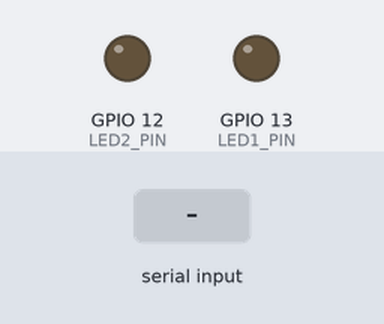
A program run on a simulated ESP32. On the bench: output pins drawn as LEDs (lit = HIGH). The test bench sets the inputs (shaded band). What the program prints to the serial monitor is not drawn.

Above: at 1.2 s.
1.3 s: "1\n" received over Serial
At 2.2 s:
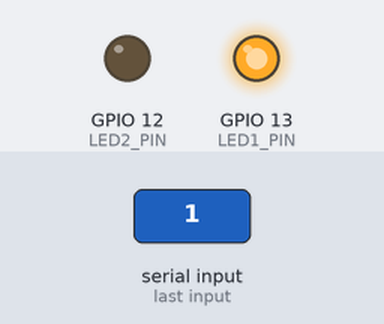
2.8 s: "2\n" received over Serial
At 3.3 s:
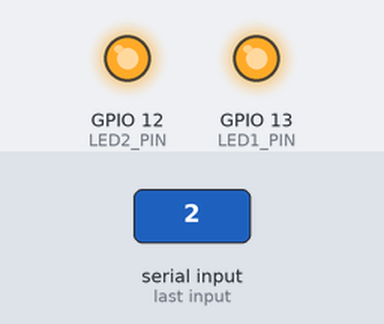
4.3 s: "1\n" received over Serial
At 5.6 s:
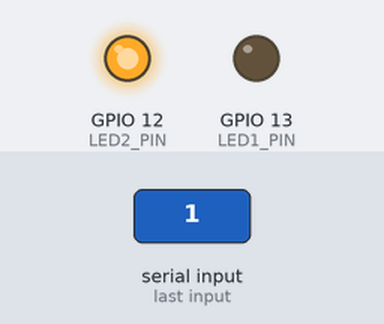
Timing chart, 0 to 7.3 s (numbered marks = the images above; inputs shaded):
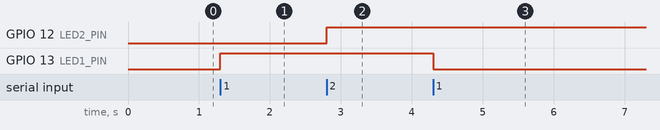

The program:

main.cpp
```cpp
#include <Arduino.h>

// 定义LED引脚
#define LED1_PIN 13  // GPIO13
#define LED2_PIN 12  // GPIO12

// LED状态变量
bool led1State = false;
bool led2State = false;

void setup() {
  // 初始化串口通信，波特率9600
  Serial.begin(9600);

  // 设置LED引脚为输出模式
  pinMode(LED1_PIN, OUTPUT);
  pinMode(LED2_PIN, OUTPUT);

  // 初始状态关闭LED
  digitalWrite(LED1_PIN, led1State);
  digitalWrite(LED2_PIN, led2State);

  // 发送欢迎信息
  Serial.println(" 可用指令:");
  Serial.println("1  - 切换LED1状态");
  Serial.println("2  - 切换LED2状态");
  Serial.println(" 输入其他指令无效");
  Serial.println("----------------------");
}

void loop() {
  // 检查串口是否有数据可读
  if (Serial.available()  > 0) {
    // 读取串口数据（字符串形式）
    String command = Serial.readStringUntil('\n');
    command.trim();  // 去除可能的换行符和空格

    // 处理指令
    if (command == "1") {
      // 切换LED1状态
      led1State = !led1State;
      digitalWrite(LED1_PIN, led1State);

      // 发送反馈
      Serial.print(" 执行指令: ");
      Serial.println(command);
      Serial.println(led1State  ? "LED1状态: 亮" : "LED1状态: 灭");
    }
    else if (command == "2") {
      // 切换LED2状态
      led2State = !led2State;
      digitalWrite(LED2_PIN, led2State);

      // 发送反馈
      Serial.print(" 执行指令: ");
      Serial.println(command);
      Serial.println(led2State  ? "LED2状态: 亮" : "LED2状态: 灭");
    }
    else {
      // 无效指令反馈
      Serial.print(" 无效指令: ");
      Serial.println(command);
      Serial.println(" 请输入 '1' 或 '2'");
    }

    Serial.println("----------------------");
  }
}
```

Measured:
- after the input at 1.3 s, GPIO 13 (LED1_PIN): LOW → HIGH at once
- after the input at 2.8 s, GPIO 12 (LED2_PIN): LOW → HIGH at once
- after the input at 4.3 s, GPIO 13 (LED1_PIN): HIGH → LOW at once
